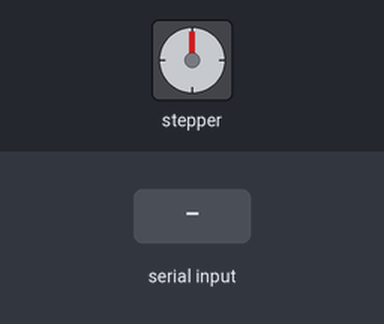
Bench run of a sketch on a simulated Arduino Uno, built with avr-gcc and run on an emulated ATmega328P. On the bench: stepper motor. The test bench sets the inputs (shaded band). Stepper angles assume 200 steps per turn; what the sketch prints to the serial monitor is not drawn.

Above: at 1.2 s.
1.3 s: "90,45\n" received over Serial
At 1.45 s:
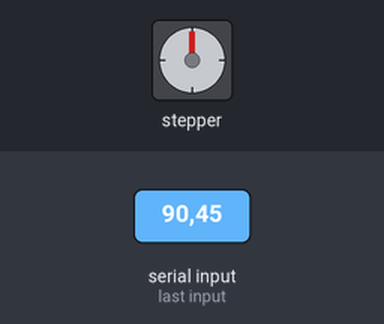
At 2.05 s:
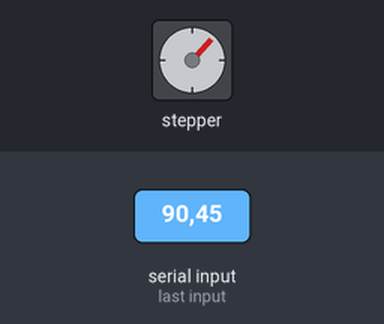
Timing chart, 0 to 16.3 s (numbered marks = the images above; inputs shaded):
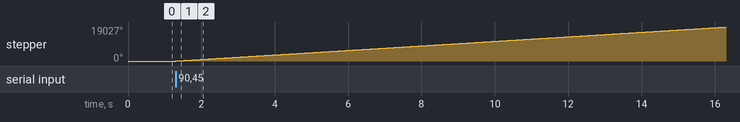

The sketch:

StepperTest.ino
```cpp
/*
This is a test sketch for the Adafruit assembled Motor Shield for Arduino v2
It won't work with v1.x motor shields! Only for the v2's with built in PWM
control

For use with the Adafruit Motor Shield v2
---->	http://www.adafruit.com/products/1438
*/


#include <Wire.h>
#include <Adafruit_MotorShield.h>

// Create the motor shield object with the default I2C address
Adafruit_MotorShield AFMS = Adafruit_MotorShield();
// Or, create it with a different I2C address (say for stacking)
// Adafruit_MotorShield AFMS = Adafruit_MotorShield(0x61);

// Connect a stepper motor with 200 steps per revolution (1.8 degree)
// to motor port #2 (M3 and M4)
Adafruit_StepperMotor *myMotor = AFMS.getStepper(200, 2);


void setup() {
  Serial.begin(115200);           // set up Serial library at 9600 bps
  Serial.println("Stepper test!");

  AFMS.begin();  // create with the default frequency 1.6KHz
  //AFMS.begin(1000);  // OR with a different frequency, say 1KHz

  myMotor->setSpeed(255);
}

float cm_per_step = 1.68/1000.0f;
float inches_per_step = cm_per_step / 2.54f;
float pos_inches = 0;
float target_inches = 0;
String received = "";

void loop() {
  if (Serial.available() > 0) {
    char b = Serial.read();
    if (b == ',') {
      target_inches = received.toFloat();
      received = "";
//      Serial.print("New Target: ");
//      Serial.println(target_inches);
    } else {
      received += b;
    }
  }
  if (target_inches > (pos_inches+2*inches_per_step)) {
    myMotor->step(1, FORWARD, SINGLE);
    pos_inches += inches_per_step;
  } else if (target_inches < (pos_inches-2*inches_per_step)) {
    myMotor->step(1, BACKWARD, SINGLE);
    pos_inches -= inches_per_step;
  } else {
//    Serial.println("Done");
    myMotor->release();
  }
//  Serial.print("Target: ");
//  Serial.print(target_inches);
//  Serial.print(" | Pos: ");
//  Serial.println(pos_inches);
//  delay(100);

//  Serial.println("Double coil steps");
//  myMotor->step(100, FORWARD, DOUBLE);
//  myMotor->step(100, BACKWARD, DOUBLE);
//
//  Serial.println("Interleave coil steps");
//  myMotor->step(100, FORWARD, INTERLEAVE);
//  myMotor->step(100, BACKWARD, INTERLEAVE);
//
//  Serial.println("Microstep steps");
//  myMotor->step(50, FORWARD, MICROSTEP);
//  myMotor->step(50, BACKWARD, MICROSTEP);
}
```

Measured:
- after the input at 1.3 s, stepper: keeps turning clockwise at about 1269°/s, starting at once
